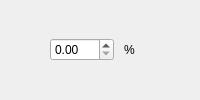
               <widget class="QWidget" name="salt_noise_input_page">
                <layout class="QHBoxLayout" name="horizontalLayout_3">
                 <property name="spacing">
                  <number>10</number>
                 </property>
                 <property name="leftMargin">
                  <number>0</number>
                 </property>
                 <property name="topMargin">
                  <number>0</number>
                 </property>
                 <property name="rightMargin">
                  <number>15</number>
                 </property>
                 <property name="bottomMargin">
                  <number>0</number>
                 </property>
                 <item>
                  <widget class="QWidget" name="widget_5" native="true">
                   <property name="sizePolicy">
                    <sizepolicy hsizetype="Expanding" vsizetype="Preferred">
                     <horstretch>0</horstretch>
                     <verstretch>0</verstretch>
                    </sizepolicy>
                   </property>
                  </widget>
                 </item>
                 <item>
                  <widget class="QDoubleSpinBox" name="salt_percent_input">
                   <property name="sizePolicy">
                    <sizepolicy hsizetype="Preferred" vsizetype="Fixed">
                     <horstretch>0</horstretch>
                     <verstretch>0</verstretch>
                    </sizepolicy>
                   </property>
                   <property name="minimum">
                    <double>0.000000000000000</double>
                   </property>
                   <property name="maximum">
                    <double>100.000000000000000</double>
                   </property>
                   <property name="value">
                    <double>0.000000000000000</double>
                   </property>
                  </widget>
                 </item>
                 <item>
                  <widget class="QLabel" name="label_2">
                   <property name="text">
                    <string>%</string>
                   </property>
                  </widget>
                 </item>
                 <item>
                  <widget class="QWidget" name="widget_2" native="true">
                   <property name="sizePolicy">
                    <sizepolicy hsizetype="Expanding" vsizetype="Preferred">
                     <horstretch>0</horstretch>
                     <verstretch>0</verstretch>
                    </sizepolicy>
                   </property>
                  </widget>
                 </item>
                </layout>
               </widget>
